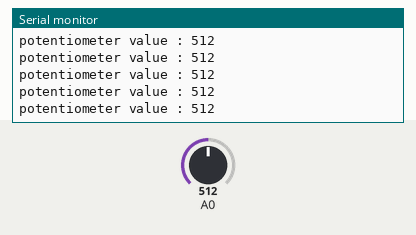
The sketch below on a simulated Arduino Uno, built with avr-gcc and run on an emulated ATmega328P. Shown: the last lines printed to the serial monitor. The inputs (shaded band) are chosen by the test bench; at power-on: A0 = 512.

Above: at 1.2 s.
1.3 s: A0 set to 716
At 1.31 s:
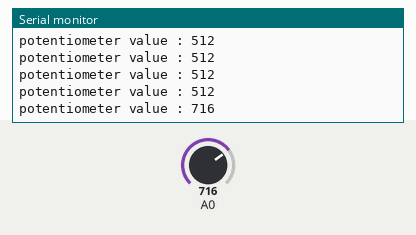
2.8 s: A0 set to 900
At 2.82 s:
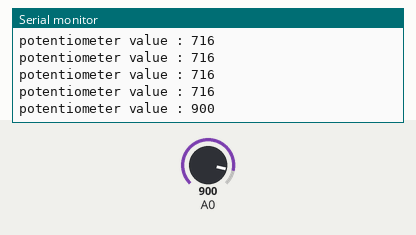
Timing chart, 0 to 5.8 s (numbered marks = the images above; inputs shaded):
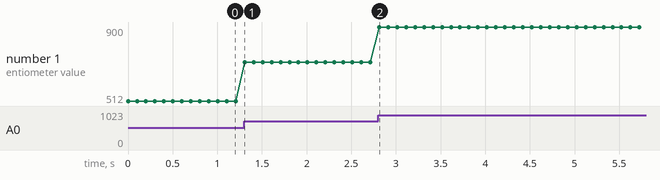

The sketch:

EX3B.ino
```cpp
void setup() {
  Serial.begin(9600);
}

void loop() {
  int sensorValue = analogRead(A0);
  Serial.print("potentiometer value : ");
  Serial.println(sensorValue);
  delay(100);
}
```

Measured:
- after the input at 1.3 s, the serial monitor: prints a new line at once (image 1)
- after the input at 2.8 s, the serial monitor: prints a new line at once (image 2)
- plotted number 1: 512 → 716 after the input at 1.3 s, 716 → 900 after the input at 2.8 s
